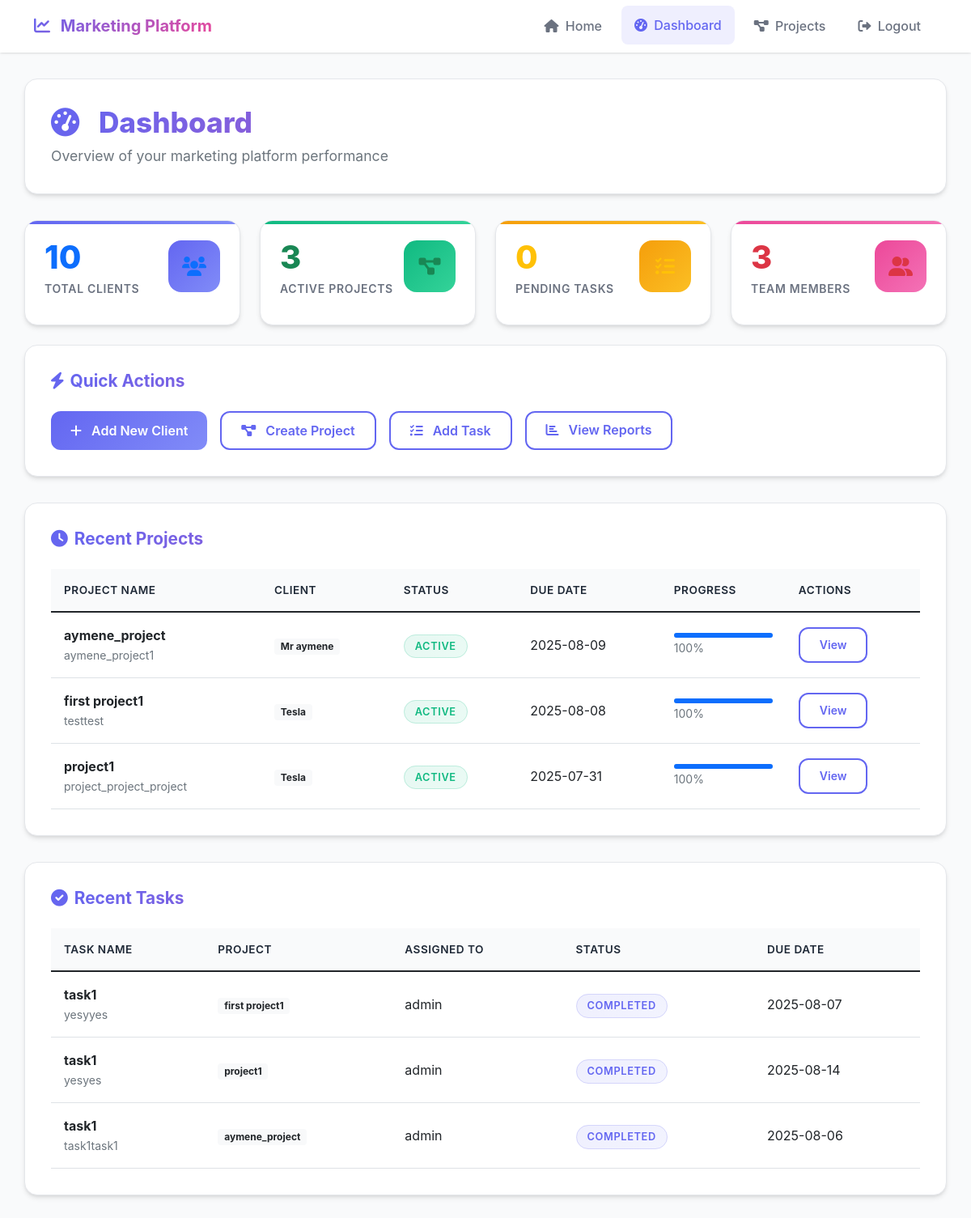
/dashboard (signed in), run on an earlier commit of the app's database.
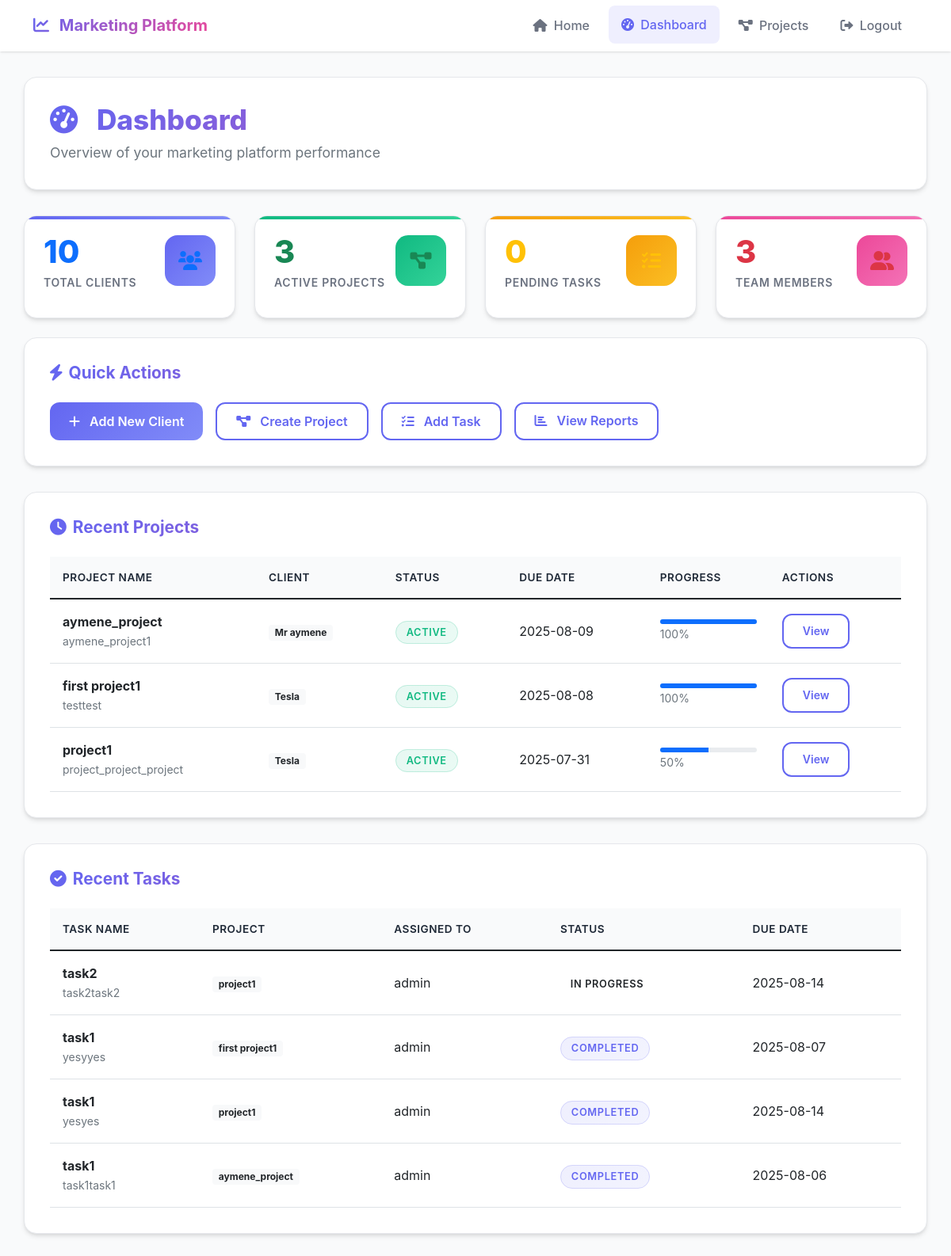
And on a later commit of the database.
### models.py (models this page shows, shortened)
class Project(db.Model):
    id = db.Column(db.Integer, primary_key=True)
    name = db.Column(db.String(200), nullable=False)
    description = db.Column(db.Text)
    status = db.Column(db.String(50), nullable=False, default='active')
    due_date = db.Column(db.Date)
    user_id = db.Column(db.Integer, db.ForeignKey('user.id'), nullable=False)
    client_id = db.Column(db.Integer, db.ForeignKey('client.id'), nullable=True)  # ADD THIS LINE
    created_at = db.Column(db.DateTime, default=datetime.utcnow)
    tasks = db.relationship('Task', backref='project', lazy=True, cascade='all, delete-orphan')
    analytics = db.relationship('Analytics', backref='project', lazy=True, cascade='all, delete-orphan')
    automation_triggers = db.relationship('AutomationTrigger', backref='project', lazy=True)
    def get_progress(self):
        total_tasks = len(self.tasks)
        if total_tasks == 0:
            return 0
        completed_tasks = len([task for task in self.tasks if task.status == 'completed'])
        return int((completed_tasks / total_tasks) * 100)

class Client(db.Model):
    id = db.Column(db.Integer, primary_key=True)
    name = db.Column(db.String(200), nullable=False)
    company = db.Column(db.String(200))
    email = db.Column(db.String(120))
    sector = db.Column(db.String(100))  # business sector
    logo_url = db.Column(db.String(500))
    created_at = db.Column(db.DateTime, default=datetime.utcnow)
    projects = db.relationship('Project', backref='client', lazy=True)

class Task(db.Model):
    id = db.Column(db.Integer, primary_key=True)
    title = db.Column(db.String(200), nullable=False)
    description = db.Column(db.Text)
    status = db.Column(db.String(50), nullable=False, default='todo')  # 'todo', 'in_progress', 'completed'
    assigned_to = db.Column(db.String(100))
    due_date = db.Column(db.Date)
    project_id = db.Column(db.Integer, db.ForeignKey('project.id'), nullable=False)
    created_at = db.Column(db.DateTime, default=datetime.utcnow)
    completed_at = db.Column(db.DateTime)

### app.py (the view)
    @app.route('/dashboard')
    @login_required
    def dashboard():
        stats = get_dashboard_stats()
        recent_projects = get_recent_projects()
        recent_tasks = get_recent_tasks()
        deadline_info = get_deadline_summary()
        return render_template('dashboard/index.html',
                            stats=stats,
                            recent_projects=recent_projects,
                            recent_tasks=recent_tasks,
                            deadline_info=deadline_info)

### models.py (called while the page is built)
    def is_admin(self):
        return self.role == 'admin'

### templates/dashboard/index.html (shortened to what the changed rows need)
<!DOCTYPE html>
<html lang="en">
<head>
    <link href="https://cdn.jsdelivr.net/npm/bootstrap@5.1.3/dist/css/bootstrap.min.css" rel="stylesheet">
    <link href="https://cdnjs.cloudflare.com/ajax/libs/font-awesome/6.0.0/css/all.min.css" rel="stylesheet">
</head>
<body>
    <div class="container main-content">
        <div class="page-header">
            <h1 class="page-title">
                <i class="fas fa-tachometer-alt me-3"></i>
                Dashboard
            </h1>
        </div>
        <div class="section-card">
            <h2 class="section-title">
                <i class="fas fa-bolt"></i>
                Quick Actions
            </h2>
        </div>
        <div class="section-card">
            <h2 class="section-title">
                <i class="fas fa-clock"></i>
                Recent Projects
            </h2>
            {% if recent_projects %}
                <div class="table-responsive">
                    <table class="table">
                        <thead>
                            <tr>
                                <th>Project Name</th>
                                <th>Client</th>
                                <th>Status</th>
                                <th>Due Date</th>
                                <th>Progress</th>
                                <th>Actions</th>
                            </tr>
                        </thead>
                        <tbody>
                            {% for project in recent_projects %}
                            <tr>
                                <td>
                                    <strong>{{ project.name }}</strong>
                                    <br>
                                    <small class="text-muted">{{ project.description[:50] }}{% if project.description|length > 50 %}...{% endif %}</small>
                                </td>
                                <td>
                                    {% if project.client %}
                                        <span class="badge bg-light text-dark">{{ project.client.name }}</span>
                                    {% else %}
                                        <span class="text-muted">No client</span>
                                    {% endif %}
                                </td>
                                <td>
                                    <span class="status-badge status-{{ project.status.lower() }}">
                                        {{ project.status }}
                                    </span>
                                </td>
                                <td>
                                    {% if project.due_date %}
                                        {{ project.due_date.strftime('%Y-%m-%d') }}
                                    {% else %}
                                        <span class="text-muted">No due date</span>
                                    {% endif %}
                                </td>
                                <td>
                                    <div class="progress" style="height: 6px;">
                                        <div class="progress-bar" role="progressbar"
                                             style="width: {{ project.get_progress() or 0 }}%"></div>
                                    </div>
                                    <small class="text-muted">{{ project.get_progress() or 0 }}%</small>
                                </td>
                                <td>
                                    <a href="/project/{{ project.id }}" class="btn btn-sm btn-outline-primary">
                                        View
                                    </a>
                                </td>
                            </tr>
                            {% endfor %}
                        </tbody>
                    </table>
                </div>
            {% endif %}
        </div>
        <div class="section-card">
            <h2 class="section-title">
                <i class="fas fa-check-circle"></i>
                Recent Tasks
            </h2>
            {% if recent_tasks %}
                <div class="table-responsive">
                    <table class="table">
                        <thead>
                            <tr>
                                <th>Task Name</th>
                                <th>Project</th>
                                <th>Assigned To</th>
                                <th>Status</th>
                                <th>Due Date</th>
                            </tr>
                        </thead>
                        <tbody>
                            {% for task in recent_tasks %}
                            <tr>
                                <td>
                                    <strong>{{ task.title }}</strong>
                                    {% if task.description %}
                                        <br>
                                        <small class="text-muted">{{ task.description[:40] }}{% if task.description|length > 40 %}...{% endif %}</small>
                                    {% endif %}
                                </td>
                                <td>
                                    <span class="badge bg-light text-dark">{{ task.project.name }}</span>
                                </td>
                                <td>
                                    {% if task.assigned_to %}
                                        {{ task.assigned_to }}
                                    {% else %}
                                        <span class="text-muted">Unassigned</span>
                                    {% endif %}
                                </td>
                                <td>
                                    <span class="status-badge status-{{ task.status.lower() }}">
                                        {{ task.status.replace('_', ' ') }}
                                    </span>
                                </td>
                                <td>
                                    {% if task.due_date %}
                                        {{ task.due_date.strftime('%Y-%m-%d') }}
                                    {% else %}
                                        <span class="text-muted">No due date</span>
                                    {% endif %}
                                </td>
                            </tr>
                            {% endfor %}
                        </tbody>
                    </table>
                </div>
            {% endif %}
        </div>
    </div>
</body>
</html>

What changed in the data, as far as the page shows it:
computed for Project "project1": {{ project.get_progress() or 0 }} 100 → 50 (drawn); status "100" → "50"
added Task: title "task2", description "task2task2", project.name "project1", assigned_to "admin", status.replace "IN PROGRESS", due_date "2025-08-14"
